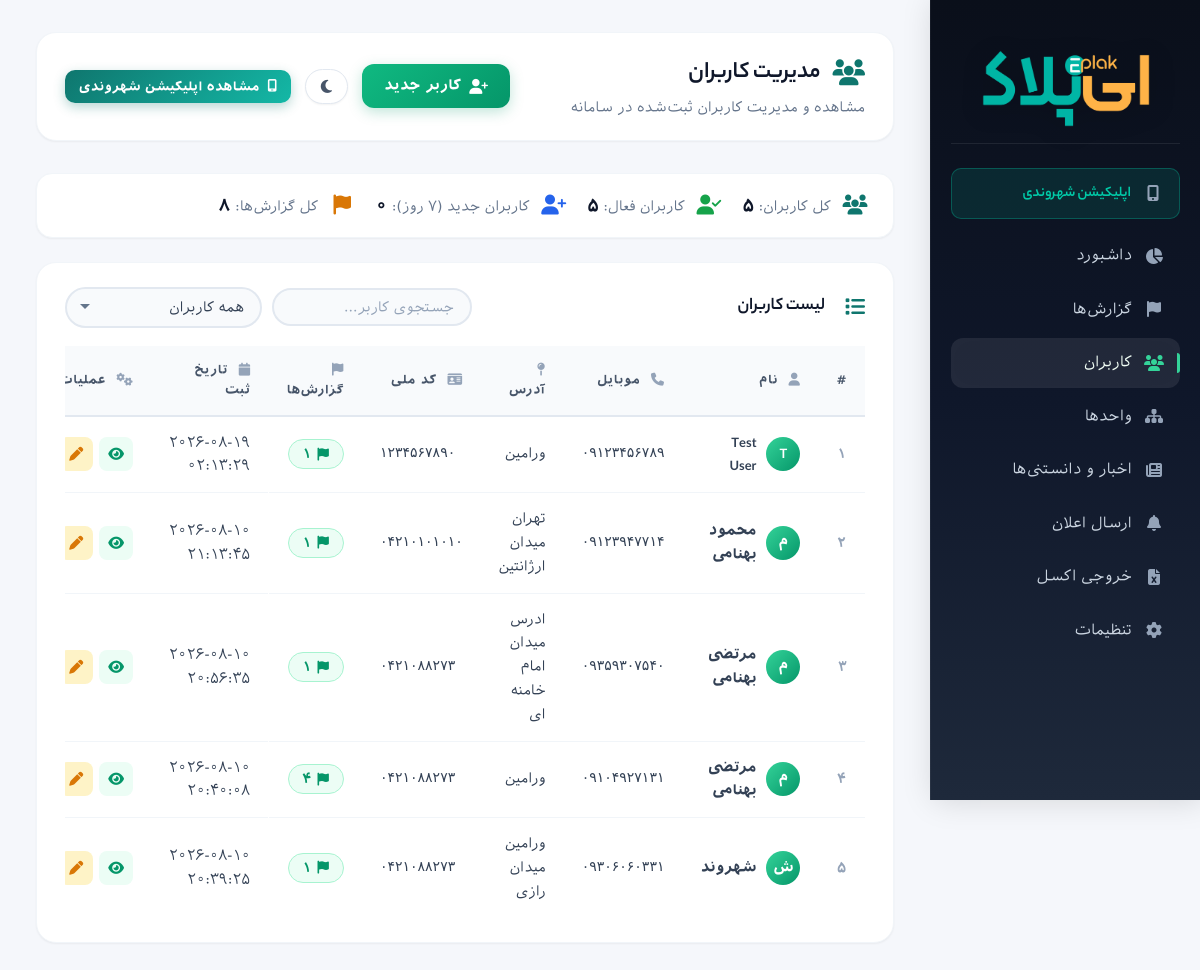
The app's page /admin/users.php (signed in) with its own data.
### tables this page shows
CREATE TABLE `users`  (
  `id` int NOT NULL AUTO_INCREMENT,
  `phone` varchar(20) NOT NULL,
  `name` varchar(255) NOT NULL,
  `address` varchar(500) NULL DEFAULT NULL,
  `nid` varchar(20) NULL DEFAULT NULL,
  `created_at` timestamp NOT NULL DEFAULT current_timestamp(),
  PRIMARY KEY (`id`) USING BTREE,
  UNIQUE INDEX `phone`(`phone` ASC) USING BTREE
);

### admin/includes/functions.php (called while the page is built, shortened)
<?php
function getAllUsers(PDO $pdo): array {
    $stmt = $pdo->query('SELECT u.*, COUNT(r.id) AS report_count FROM users u LEFT JOIN reports r ON u.phone = r.user_phone GROUP BY u.id ORDER BY u.created_at DESC');
    return $stmt->fetchAll();
}

### admin/users.php (the view, shortened to what this page needs)
<?php
require_once __DIR__ . '/auth.php';
require_once __DIR__ . '/includes/functions.php';
$users = getAllUsers($pdo);
$totalUsers = count($users);
$activeUsers = count(array_filter($users, fn($u) => ($u['report_count'] ?? 0) > 0));
$newUsers = count(array_filter($users, fn($u) => strtotime($u['created_at']) > strtotime('-7 days')));
?>
<!doctype html>
<html lang="fa" dir="rtl">
<head>
  <link rel="stylesheet" href="assets/style.css?v=6">
  <link rel="stylesheet" href="assets/fontawesome/css/all.min.css">
</head>
<body>
  <div class="layout">
    <aside class="sidebar">
      <div class="brand">
        <img class="logo-light" src="assets/img/logo.png" alt="ای‌پلاک">
      </div>
      <nav>
        <a href="index.php"><i class="fas fa-chart-pie"></i> <span>داشبورد</span></a>
        <a href="reports.php"><i class="fas fa-flag"></i> <span>گزارش‌ها</span></a>
        <a class="active" href="users.php"><i class="fas fa-users"></i> <span>کاربران</span></a>
        <a href="departments.php"><i class="fas fa-sitemap"></i> <span>واحدها</span></a>
                <a href="news.php"><i class="fas fa-newspaper"></i> <span>اخبار و دانستنی‌ها</span></a>
        <a href="notifications.php"><i class="fas fa-bell"></i> <span>ارسال اعلان</span></a>
<a href="export.php"><i class="fas fa-file-excel"></i> <span>خروجی اکسل</span></a>
<a href="settings.php"><i class="fas fa-cog"></i> <span>تنظیمات</span></a>
      </nav>
    </aside>
    <main class="main">
      <header class="topbar">
        <div class="topbar-left">
          <h1>
            <i class="fas fa-users" style="color: #0f766e; margin-left: 12px;"></i>
            مدیریت کاربران
          </h1>
          <p>مشاهده و مدیریت کاربران ثبت‌شده در سامانه</p>
        </div>
        <div class="topbar-right">
          <a href="user_add.php" class="btn btn-primary">
            <i class="fas fa-user-plus"></i> کاربر جدید
          </a>
        </div>
      </header>
      <div class="stats-mini">
        <div class="stat-item">
          <i class="fas fa-users" style="color: #0f766e;"></i>
          <span>کل کاربران: <strong><?= $totalUsers ?></strong></span>
        </div>
        <div class="stat-item">
          <i class="fas fa-user-check" style="color: #16a34a;"></i>
          <span>کاربران فعال: <strong><?= $activeUsers ?></strong></span>
        </div>
        <div class="stat-item">
          <i class="fas fa-user-plus" style="color: #2563eb;"></i>
          <span>کاربران جدید (۷ روز): <strong><?= $newUsers ?></strong></span>
        </div>
        <div class="stat-item">
          <i class="fas fa-flag" style="color: #d97706;"></i>
          <span>کل گزارش‌ها: <strong><?= array_sum(array_column($users, 'report_count')) ?></strong></span>
        </div>
      </div>
      <section class="panel">
        <div class="panel-header">
          <h2>
            <i class="fas fa-list" style="color: #0f766e; margin-left: 10px;"></i>
            لیست کاربران
          </h2>
          <div class="panel-actions">
            <input type="text" id="searchUser" class="search-input" placeholder="جستجوی کاربر..." onkeyup="filterUsers()">
            <select id="filterUser" class="filter-select" onchange="filterUsers()">
              <option value="all">همه کاربران</option>
            </select>
          </div>
        </div>
        <div class="table-wrapper">
          <table id="usersTable">
            <thead>
              <tr>
                <th>#</th>
                <th><i class="fas fa-user"></i> نام</th>
                <th><i class="fas fa-phone"></i> موبایل</th>
                <th><i class="fas fa-map-pin"></i> آدرس</th>
                <th><i class="fas fa-id-card"></i> کد ملی</th>
                <th><i class="fas fa-flag"></i> گزارش‌ها</th>
                <th><i class="fas fa-calendar"></i> تاریخ ثبت</th>
                <th><i class="fas fa-cogs"></i> عملیات</th>
              </tr>
            </thead>
            <tbody>
              <?php $counter = 1; ?>
              <?php foreach ($users as $user): ?>
                <tr data-phone="<?= htmlspecialchars($user['phone']) ?>"
                    data-report-count="<?= (int)$user['report_count'] ?>"
                    data-created="<?= htmlspecialchars($user['created_at']) ?>">
                  <td><?= $counter++ ?></td>
                  <td>
                    <div class="user-info">
                      <div class="user-avatar">
                        <?= htmlspecialchars(mb_substr($user['name'], 0, 1)) ?>
                      </div>
                      <strong><?= htmlspecialchars($user['name']) ?></strong>
                    </div>
                  </td>
                  <td dir="ltr"><?= htmlspecialchars($user['phone']) ?></td>
                  <td><?= htmlspecialchars($user['address'] ?? '—') ?></td>
                  <td dir="ltr"><?= htmlspecialchars($user['nid'] ?? '—') ?></td>
                  <td>
                    <a href="user_reports.php?phone=<?= urlencode($user['phone']) ?>" class="report-count-badge">
                      <i class="fas fa-flag"></i> <?= (int)$user['report_count'] ?>
                    </a>
                  </td>
                  <td><?= htmlspecialchars($user['created_at']) ?></td>
                  <td>
                    <div class="action-buttons">
                      <a href="user_view.php?id=<?= (int)$user['id'] ?>" class="btn-action view" title="مشاهده">
                        <i class="fas fa-eye"></i>
                      </a>
                      <a href="user_edit.php?id=<?= (int)$user['id'] ?>" class="btn-action edit" title="ویرایش">
                        <i class="fas fa-pen"></i>
                      </a>
                    </div>
                  </td>
                </tr>
              <?php endforeach; ?>
            </tbody>
          </table>
        </div>
      </section>
    </main>
  </div>
</body>
</html>

### records on screen
users: name "T", name "Test User", phone "۰۹۱۲۳۴۵۶۷۸۹", address "ورامین", nid "۱۲۳۴۵۶۷۸۹۰", report_count "۱", created_at "۲۰۲۶-۰۸-۱۹ ۰۲:۱۳:۲۹"
users: name "م", name "محمود بهنامی", phone "۰۹۱۲۳۹۴۷۷۱۴", address "تهران میدان ارژانتین", nid "۰۴۲۱۰۱۰۱۰۱۰", report_count "۱", created_at "۲۰۲۶-۰۸-۱۰ ۲۱:۱۳:۴۵"
users: name "م", name "مرتضی بهنامی", phone "۰۹۳۵۹۳۰۷۵۴۰", address "ادرس میدان امام خامنه ای", nid "۰۴۲۱۰۸۸۲۷۳", report_count "۱", created_at "۲۰۲۶-۰۸-۱۰ ۲۰:۵۶:۳۵"
users: name "م", name "مرتضی بهنامی", phone "۰۹۱۰۴۹۲۷۱۳۱", address "ورامین", nid "۰۴۲۱۰۸۸۲۷۳", report_count "۴", created_at "۲۰۲۶-۰۸-۱۰ ۲۰:۴۰:۰۸"
users: name "ش", name "شهروند", phone "۰۹۳۰۶۰۶۰۳۳۱", address "ورامین میدان رازی", nid "۰۴۲۱۰۸۸۲۷۳", report_count "۱", created_at "۲۰۲۶-۰۸-۱۰ ۲۰:۳۹:۲۵"

### other values on screen
$totalUsers "۵"
$activeUsers "۵"
$newUsers "۰"
array_sum(array_column($users, 'report_count')) "۸"
